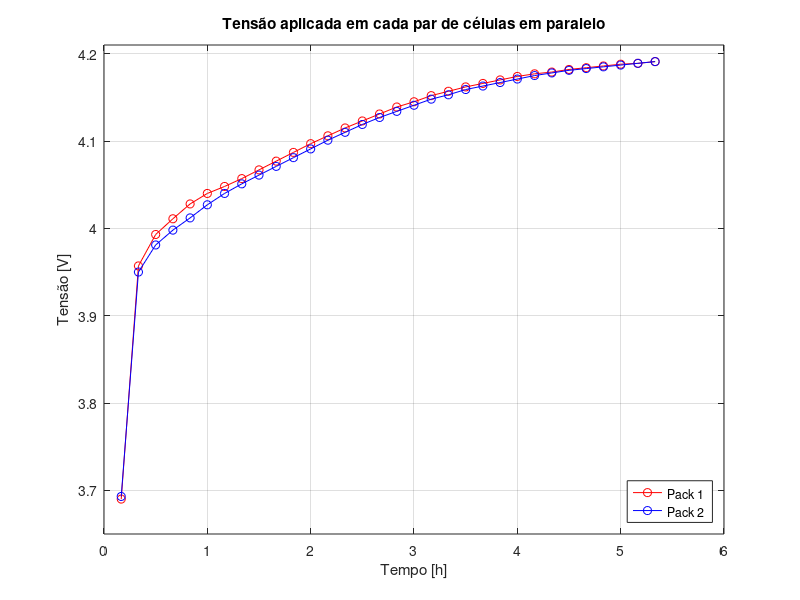

This chart was generated by the following MATLAB code:
clear all
close all
clc

data1 = load ('data_tensao1.txt');
coluna1 = data1(:,2);

data2 = load ('data_tensao2.txt');
coluna2 = data2(:,2);

%data3 = load ('data_3.txt');
%coluna3 = data3(:,2);


[n,p] = size(coluna1);
[n2,p2] = size(coluna2);
%[n3,p3] = size(coluna3);

t1 = 1:n;
t2 = 1:n2;
%t3 = 1:n3;

plot(t1,coluna1,'r-o', t2,coluna2,'b-o'),
xlabel('Tempo [h]'), ylabel('Tensão [V]')
grid on
title('Tensão aplicada em cada par de células em paralelo')
legend('Pack 1', 'Pack 2', 'Location','southeast')
xticks([0:6:36])
xticklabels({'0','1','2','3','4','5','6'})
axis ([0 36 3.65 4.21])
legend